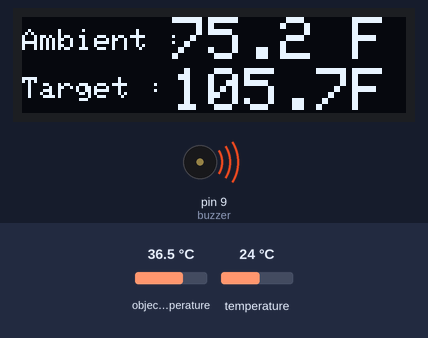
Recording of a sketch running on a simulated Arduino Uno, built with avr-gcc and run on an emulated ATmega328P. Parts: 128×32 one-colour display, buzzer (waves = sounding). Inputs (shaded band) come from the test bench; at power-on: object temperature 36.5 °C, temperature 24 °C.

Above: at 1.8 s.
1.9 s: object temperature set to 33.8 °C
At 5.6 s:
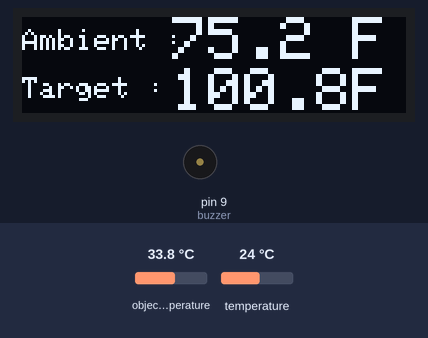
9.6 s: object temperature set to 32.9 °C
At 11.3 s:
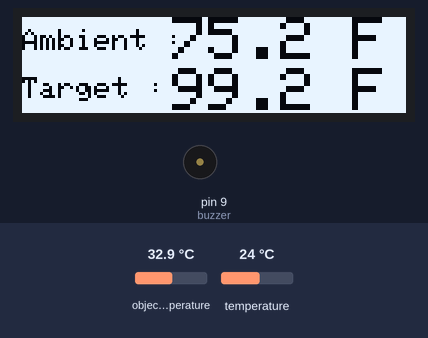
11.7 s: object temperature set to 39 °C
At 13.5 s:
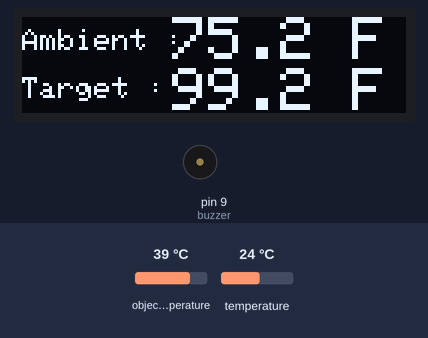
14.6 s: temperature set to 12 °C
At 18.8 s:
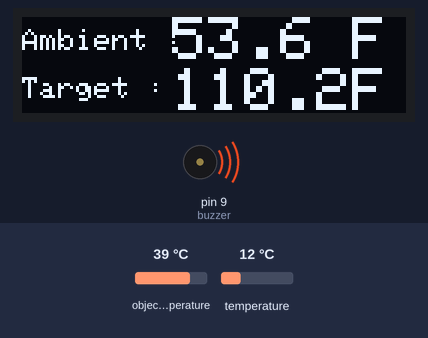
Timing chart, 0 to 20.7 s (numbered marks = the images above; inputs shaded):
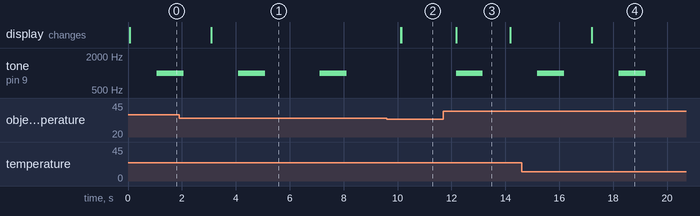

Measured:
- after the input at 1.9 s, the display: changes after 1.2 s (image 1)
- after the input at 9.6 s, tone on pin 9 (buzzer): stays silent (without the input it goes to 1000 Hz after 0.53 s); the display: first changes after 0.53 s (image 2 shows a later state)
- after the input at 11.7 s, tone on pin 9 (buzzer): silent → 1000 Hz after 0.47 s, → silent 1.0 s later; the display: changes after 0.47 s (image 3)
- after the input at 14.6 s, the display: changes after 2.6 s (image 4)
- by itself, tone on pin 9 (buzzer): alternates 1000 Hz for 1.0 s and silent for 2.0 s
- what the display in image 3 shows lasts 2.0 s, from 12.2 s to 14.2 s

The sketch:

Temperature.ino
```cpp
#include <Adafruit_GFX.h>
#include <Adafruit_SSD1306.h>
#include <Wire.h>
#include <Adafruit_MLX90614.h>
#include <SparkFun_APDS9960.h>

#define SCREEN_WIDTH 128 // OLED display width, in pixels
#define SCREEN_HEIGHT 32 // OLED display height, in pixels
#define OLED_RESET    4 // Reset pin # (or -1 if sharing Arduino reset pin)

Adafruit_SSD1306 display(SCREEN_WIDTH, SCREEN_HEIGHT, &Wire, OLED_RESET); //Declaring the display name (display)
Adafruit_MLX90614 mlx = Adafruit_MLX90614();

SparkFun_APDS9960 apds = SparkFun_APDS9960();
uint8_t proximity_data = 0;

const int buzzer = 9; //buzzer to arduino pin

void setup() {
  mlx.begin();
  display.begin(SSD1306_SWITCHCAPVCC, 0x3C); //Start the OLED display
  display.clearDisplay();
  display.display();
  apds.init();
  apds.enableProximitySensor(false);
  pinMode(buzzer, OUTPUT); // Set buzzer - pin 9 as an output

}

void loop() {
  String temperature = "";
  display.clearDisplay();

  display.setTextSize(1);
  display.setTextColor(WHITE);
  display.setCursor(0,4);
  display.println("Ambient : ");

  display.setTextSize(2);
  display.setCursor(50,0);
  display.println(mlx.readAmbientTempF(),1);

  display.setCursor(110,0);
  display.println("F");

  display.setTextSize(1);
  display.setTextColor(WHITE);
  display.setCursor(0,20);
  display.println("Target : ");

  display.setTextSize(2);
  display.setCursor(50,17);
  display.println(8 + mlx.readObjectTempF(),1);

  display.setCursor(110,17);
  display.println("F");

  display.display();
  display.clearDisplay();
  delay(1000);

  if((8 + mlx.readObjectTempF()) > 100){

    display.clearDisplay();
    display.invertDisplay(false);
    display.setTextSize(2);
    display.setTextColor(WHITE);
    display.setCursor(0,4);
    display.print("CRITICAL");
    tone(buzzer, 1000); // Send 1KHz sound signal...
    delay(1000);        // ...for 1 sec
    noTone(buzzer);     // Stop sound...
    delay(1000);        // ...for 1sec
    }

  else if((8 + mlx.readObjectTempF()) < 100){

    display.clearDisplay();
    display.invertDisplay(true);
    display.setTextSize(2);
    display.setTextColor(WHITE);
    display.setCursor(0,4);
    display.print("NORMAL");
    }

//  if (proximity_data == 5 && mlx.readObjectTempF() < 100) {
//
//
//    temperature = String(mlx.readObjectTempF(), 1);
//    Serial.print(" Body Temperature:");
//    Serial.println(mlx.readObjectTempF());
//    display.clearDisplay();
//    display.invertDisplay(false);
//    display.setTextSize(2);
//    display.setTextColor(WHITE);
//    display.setCursor(8, 0);
//    display.clearDisplay();
//    display.println("Body Temp:");
//    display.setCursor(25, 18);
//    display.print(mlx.readObjectTempF());
//
//    display.setCursor(85, 8);
//    display.print(".");
//
//
//    display.setTextColor(WHITE);
//    display.setCursor(85, 18);
//    display.print(" F");
//    display.display();
//
//    delay(1000);
//
//  }
//  if (proximity_data == 5) {
//    if (mlx.readObjectTempF() > 102) {
//      noTone(5);
//      // play a note on pin 8 for 500 ms:
//      tone(8, 523, 500);
//
//      display.clearDisplay();
//      display.invertDisplay(false);
//      display.setTextSize(2);
//      display.setTextColor(WHITE);
//      display.setCursor(20, 0);
//      display.clearDisplay();
//      display.println("CRITICAL");
//
//      display.invertDisplay(true);
//      display.setTextSize(2);
//      display.setTextColor(WHITE);
//      display.setCursor(20, 0);
//      display.clearDisplay();
//      display.println("CRITICAL");
//
//
//      display.invertDisplay(true);
//      display.setTextColor(WHITE);
//      display.setCursor(20, 0);
//      display.clearDisplay();
//      display.println("CRITICAL");
//
//
//      display.invertDisplay(false);
//      display.setTextSize(2);
//      display.setTextColor(WHITE);
//      display.setCursor(20, 0);
//      display.clearDisplay();
//      display.println("CRITICAL");
//
//      display.invertDisplay(true);
//      display.setTextSize(2);
//      display.setTextColor(WHITE);
//      display.setCursor(20, 0);
//      display.clearDisplay();
//      display.println("CRITICAL");
//
//
//      display.invertDisplay(true);
//      display.setTextColor(WHITE);
//      display.setCursor(20, 0);
//      display.clearDisplay();
//      display.println("CRITICAL");
//
//
//      display.invertDisplay(false);
//      display.setTextSize(2);
//      display.setTextColor(WHITE);
//      display.setCursor(20, 0);
//      display.clearDisplay();
//      display.println("CRITICAL");
//
//
//
//
//      display.setCursor(23, 18);
//      display.print(mlx.readObjectTempF());
//      display.setCursor(93, 8);
//      display.print(".");
//      display.setTextColor(WHITE);
//      display.setCursor(93, 18);
//      display.print(" F");
//      display.display();
//
//
//      delay(1000);
//    }
//
//  }
//
//  if (proximity_data == 5) {
//    if (mlx.readObjectTempF() > 100) {
//
//      display.setCursor(93, 8);
//      display.print(".");
//
//
//      display.setTextColor(WHITE);
//      display.setCursor(93, 18);
//      display.print(" F");
//      display.display();
//
//
//
//    }
//  }
//
//
//  else if (proximity_data <= 5) {
//    delay(1000);
//
//    display.clearDisplay();
//    display.invertDisplay(true);
//    display.setTextSize(2.8);
//    display.setTextColor(WHITE);
//    display.setCursor(45, 1);
//    display.clearDisplay();
//    display.println("NOT");
//    display.setCursor(17, 17);
//    display.print("DETECTED");
//    display.display();
//    digitalWrite(5, LOW);
//
//  }

}
```
